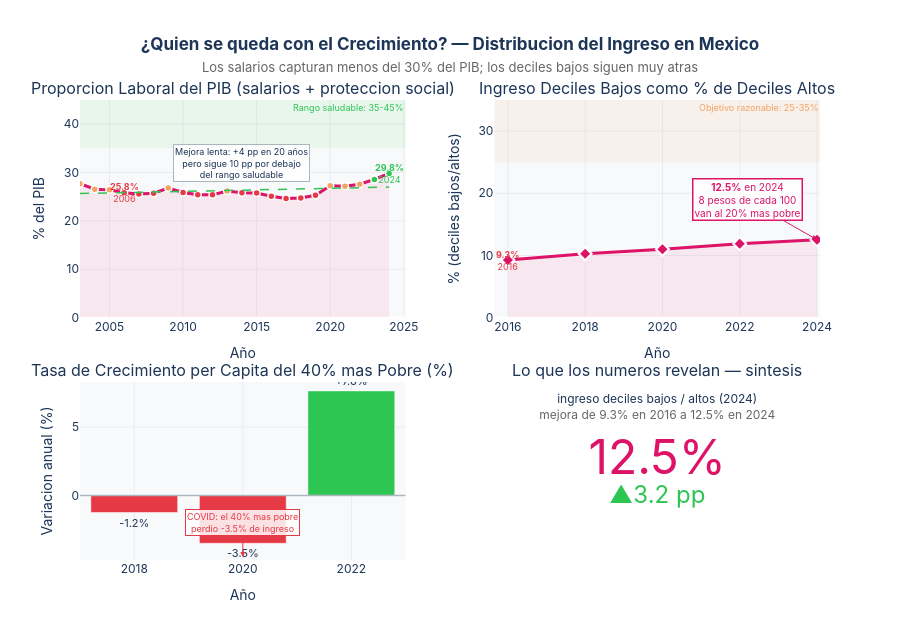

Notebook cell for this chart:
### Markdown cell above
---
## Acto III — La Brecha de Ingresos: quién se queda con el crecimiento

El ODS 10.4.1 mide qué proporción del PIB va a los trabajadores en forma de salarios.  
En México: **solo el 25-30%** del PIB llega a los trabajadores como salario.

El indicador 10N.2.1 muestra la relación de ingresos entre los **deciles más pobres y los más ricos**:  
en 2024, los dos deciles inferiores concentran apenas el **12.5%** de lo que concentran los dos superiores.

Dicho de otra forma: por cada peso que gana alguien del 20% más rico, el 20% más pobre gana **12.5 centavos**.

### Code cell
# ══════════════════════════════════════════════════════════════════════════════
# FIGURA 3 — Proporcion salarial del PIB + Ratio deciles
# ══════════════════════════════════════════════════════════════════════════════

salario_pib = get_serie('10.4.1')    # proporcion laboral del PIB
ratio_dec   = get_serie('10N.2.1')   # ratio deciles bajos/altos
crec_40     = get_serie('10.1.1.')   # crecimiento del 40% mas pobre

fig_ing = make_subplots(
    rows=2, cols=2,
    subplot_titles=[
        'Proporcion Laboral del PIB (salarios + proteccion social)',
        'Ingreso Deciles Bajos como % de Deciles Altos',
        'Tasa de Crecimiento per Capita del 40% mas Pobre (%)',
        'Lo que los numeros revelan — sintesis'
    ],
    specs=[[{'type':'xy'}, {'type':'xy'}],
           [{'type':'xy'}, {'type':'indicator'}]],
    vertical_spacing=0.14, horizontal_spacing=0.12,
    row_heights=[0.55, 0.45]
)

# ── Panel 1: Proporcion salarial del PIB ─────────────────────────────────────
sp_colors = [
    C_MEJORA if v > 28 else C_ACENTO if v > 26 else C_ALERTA
    for v in salario_pib['valor']
]
fig_ing.add_trace(go.Scatter(
    x=salario_pib['periodo'], y=salario_pib['valor'],
    mode='lines+markers',
    line=dict(color=C_ODS10, width=3),
    marker=dict(size=7, color=sp_colors, line=dict(width=1.5, color='white')),
    fill='tozeroy', fillcolor='rgba(221,19,103,0.07)',
    showlegend=False,
    hovertemplate='<b>%{x}</b><br>Prop. salarial: <b>%{y:.1f}%</b> del PIB<extra></extra>'
), row=1, col=1)

fig_ing.add_hrect(
    y0=35, y1=45, fillcolor='rgba(44,198,83,0.08)', line_width=0,
    annotation_text='Rango saludable: 35-45%',
    annotation_position='top right',
    annotation_font=dict(size=9, color=C_MEJORA), row=1, col=1
)

x_sp = np.array(salario_pib['periodo'])
y_sp = np.array(salario_pib['valor'])
m_sp, b_sp = np.polyfit(x_sp, y_sp, 1)
fig_ing.add_trace(go.Scatter(
    x=x_sp, y=m_sp*x_sp + b_sp,
    mode='lines', line=dict(color=C_MEJORA, width=1.5, dash='dash'),
    showlegend=False, hoverinfo='skip'
), row=1, col=1)

fig_ing.add_annotation(
    x=2006, y=25.8, text='<b>25.8%</b><br>2006',
    showarrow=False, font=dict(size=9, color=C_ALERTA), row=1, col=1
)
fig_ing.add_annotation(
    x=2024, y=29.8, text='<b>29.8%</b><br>2024',
    showarrow=False, font=dict(size=9, color=C_MEJORA), row=1, col=1
)
fig_ing.add_annotation(
    x=2014, y=32,
    text='Mejora lenta: +4 pp en 20 años<br>pero sigue 10 pp por debajo<br>del rango saludable',
    showarrow=False, font=dict(size=9, color=C_LINEA),
    bgcolor='rgba(255,255,255,0.85)', bordercolor='#ADB5BD', borderwidth=1,
    row=1, col=1
)

# ── Panel 2: Ratio deciles ────────────────────────────────────────────────────
fig_ing.add_trace(go.Scatter(
    x=ratio_dec['periodo'], y=ratio_dec['valor'],
    mode='lines+markers',
    line=dict(color=C_ODS10, width=3),
    marker=dict(size=10, color=C_ODS10, symbol='diamond',
                line=dict(width=2, color='white')),
    fill='tozeroy', fillcolor='rgba(221,19,103,0.07)',
    showlegend=False,
    hovertemplate='<b>%{x}</b><br>Deciles bajos/altos: <b>%{y:.1f}%</b><extra></extra>'
), row=1, col=2)

fig_ing.add_hrect(
    y0=25, y1=35, fillcolor='rgba(244,162,97,0.10)', line_width=0,
    annotation_text='Objetivo razonable: 25-35%',
    annotation_position='top right',
    annotation_font=dict(size=9, color=C_ACENTO), row=1, col=2
)
fig_ing.add_annotation(
    x=2016, y=9.26, text='<b>9.3%</b><br>2016',
    showarrow=False, font=dict(size=9, color=C_ALERTA), row=1, col=2
)
fig_ing.add_annotation(
    x=2024, y=12.53,
    text='<b>12.5%</b> en 2024<br>8 pesos de cada 100<br>van al 20% mas pobre',
    showarrow=True, arrowhead=2, arrowcolor=C_ODS10,
    ax=-70, ay=-40, font=dict(size=10, color=C_ODS10),
    bgcolor='rgba(255,255,255,0.9)', bordercolor=C_ODS10, borderwidth=1.5,
    row=1, col=2
)

# ── Panel 3: Crecimiento del 40% más pobre ────────────────────────────────────
bar_colors_c40 = [C_MEJORA if v > 0 else C_ALERTA for v in crec_40['valor']]
fig_ing.add_trace(go.Bar(
    x=crec_40['periodo'], y=crec_40['valor'],
    marker_color=bar_colors_c40,
    marker_line_color='white', marker_line_width=0.5,
    text=['{:+.1f}%'.format(v) for v in crec_40['valor']],
    textposition='outside', textfont=dict(size=11),
    showlegend=False,
    hovertemplate='<b>%{x}</b><br>Crecimiento ingreso 40% pobre: <b>%{y:+.1f}%</b><extra></extra>'
), row=2, col=1)
fig_ing.add_hline(y=0, line_width=1.5, line_color='#ADB5BD', row=2, col=1)
fig_ing.add_annotation(
    x=2020, y=-4.5,
    text='COVID: el 40% mas pobre<br>perdio -3.5% de ingreso',
    showarrow=True, arrowhead=2, arrowcolor=C_ALERTA,
    ax=0, ay=-35, font=dict(size=9, color=C_ALERTA),
    bgcolor='rgba(255,255,255,0.85)', bordercolor=C_ALERTA, borderwidth=1,
    row=2, col=1
)

# ── Panel 4: Cuadro de síntesis tipo infographic ─────────────────────────────
fig_ing.add_trace(go.Indicator(
    mode='number+delta',
    value=12.5,
    delta={'reference': 9.3, 'valueformat':'.1f', 'suffix':' pp',
           'increasing':{'color': C_MEJORA}},
    number={'suffix':'%', 'valueformat':'.1f',
            'font':{'size':48, 'color': C_ODS10}},
    title={'text': 'ingreso deciles bajos / altos (2024)<br>'
                   '<span style="font-size:12px;color:#666">'
                   'mejora de 9.3% en 2016 a 12.5% en 2024</span>'}
), row=2, col=2)

fig_ing.update_xaxes(showgrid=True, gridcolor='#E9ECEF', title_text='Año')
fig_ing.update_yaxes(showgrid=True, gridcolor='#E9ECEF')
fig_ing.update_yaxes(title_text='% del PIB', row=1, col=1)
fig_ing.update_yaxes(title_text='% (deciles bajos/altos)', row=1, col=2)
fig_ing.update_yaxes(title_text='Variacion anual (%)', row=2, col=1)

fig_ing.update_layout(
    title=dict(
        text='<b>¿Quien se queda con el Crecimiento? — Distribucion del Ingreso en Mexico</b><br>'
             '<span style="font-size:13px;color:#666;font-weight:normal">'
             'Los salarios capturan menos del 30% del PIB; los deciles bajos siguen muy atras</span>',
        x=0.5, xanchor='center'
    ),
    height=620, plot_bgcolor=C_FONDO, paper_bgcolor='white',
    font=dict(family='Inter, Arial, sans-serif', color=C_LINEA),
    margin=dict(t=100, b=60)
)
fig_ing.show()

### Figure 1 — Plotly figure (JSON) as saved in the notebook; plotly's stock layout.template omitted (floating-point values rounded to 4 significant figures)
{"data": [{"fill": "tozeroy", "fillcolor": "rgba(221,19,103,0.07)", "hovertemplate": "<b>%{x}</b><br>Prop. salarial: <b>%{y:.1f}%</b> del PIB<extra></extra>", "line": {"color": "#DD1367", "width": 3}, "marker": {"color": ["#F4A261", "#F4A261", "#F4A261", "#E63946", "#E63946", "#E63946", "#F4A261", "#E63946", "#E63946", "#E63946", "#F4A261", "#E63946", "#E63946", "#E63946", "#E63946", "#E63946", "#E63946", "#F4A261", "#F4A261", "#F4A261", "#2DC653", "#2DC653"], "line": {"color": "white", "width": 1.5}, "size": 7}, "mode": "lines+markers", "showlegend": false, "type": "scatter", "x": [2003, 2004, 2005, 2006, 2007, 2008, 2009, 2010, 2011, 2012, 2013, 2014, 2015, 2016, 2017, 2018, 2019, 2020, 2021, 2022, 2023, 2024], "xaxis": "x", "y": [27.69, 26.55, 26.41, 25.8, 25.56, 25.72, 26.79, 25.89, 25.43, 25.39, 26.17, 25.83, 25.77, 25.11, 24.62, 24.71, 25.31, 27.26, 27.15, 27.58, 28.58, 29.8], "yaxis": "y"}, {"hoverinfo": "skip", "line": {"color": "#2DC653", "dash": "dash", "width": 1.5}, "mode": "lines", "showlegend": false, "type": "scatter", "x": [2003, 2004, 2005, 2006, 2007, 2008, 2009, 2010, 2011, 2012, 2013, 2014, 2015, 2016, 2017, 2018, 2019, 2020, 2021, 2022, 2023, 2024], "xaxis": "x", "y": [25.66, 25.72, 25.79, 25.85, 25.91, 25.98, 26.04, 26.1, 26.17, 26.23, 26.29, 26.36, 26.42, 26.48, 26.55, 26.61, 26.67, 26.74, 26.8, 26.86, 26.93, 26.99], "yaxis": "y"}, {"fill": "tozeroy", "fillcolor": "rgba(221,19,103,0.07)", "hovertemplate": "<b>%{x}</b><br>Deciles bajos/altos: <b>%{y:.1f}%</b><extra></extra>", "line": {"color": "#DD1367", "width": 3}, "marker": {"color": "#DD1367", "line": {"color": "white", "width": 2}, "size": 10, "symbol": "diamond"}, "mode": "lines+markers", "showlegend": false, "type": "scatter", "x": [2016, 2018, 2020, 2022, 2024], "xaxis": "x2", "y": [9.262, 10.26, 11.0, 11.88, 12.53], "yaxis": "y2"}, {"hovertemplate": "<b>%{x}</b><br>Crecimiento ingreso 40% pobre: <b>%{y:+.1f}%</b><extra></extra>", "marker": {"color": ["#E63946", "#E63946", "#2DC653"], "line": {"color": "white", "width": 0.5}}, "showlegend": false, "text": ["-1.2%", "-3.5%", "+7.6%"], "textfont": {"size": 11}, "textposition": "outside", "type": "bar", "x": [2018, 2020, 2022], "xaxis": "x3", "y": [-1.247, -3.5, 7.641], "yaxis": "y3"}, {"delta": {"increasing": {"color": "#2DC653"}, "reference": 9.3, "suffix": " pp", "valueformat": ".1f"}, "domain": {"x": [0.56, 1], "y": [0, 0.387]}, "mode": "number+delta", "number": {"font": {"color": "#DD1367", "size": 48}, "suffix": "%", "valueformat": ".1f"}, "title": {"text": "ingreso deciles bajos / altos (2024)<br><span style=\"font-size:12px;color:#666\">mejora de 9.3% en 2016 a 12.5% en 2024</span>"}, "type": "indicator", "value": 12.5}], "layout": {"annotations": [{"font": {"size": 16}, "showarrow": false, "text": "Proporcion Laboral del PIB (salarios + proteccion social)", "x": 0.22, "xanchor": "center", "xref": "paper", "y": 1, "yanchor": "bottom", "yref": "paper"}, {"font": {"size": 16}, "showarrow": false, "text": "Ingreso Deciles Bajos como % de Deciles Altos", "x": 0.78, "xanchor": "center", "xref": "paper", "y": 1, "yanchor": "bottom", "yref": "paper"}, {"font": {"size": 16}, "showarrow": false, "text": "Tasa de Crecimiento per Capita del 40% mas Pobre (%)", "x": 0.22, "xanchor": "center", "xref": "paper", "y": 0.387, "yanchor": "bottom", "yref": "paper"}, {"font": {"size": 16}, "showarrow": false, "text": "Lo que los numeros revelan — sintesis", "x": 0.78, "xanchor": "center", "xref": "paper", "y": 0.387, "yanchor": "bottom", "yref": "paper"}, {"font": {"color": "#2DC653", "size": 9}, "showarrow": false, "text": "Rango saludable: 35-45%", "x": 1, "xanchor": "right", "xref": "x domain", "y": 45, "yanchor": "top", "yref": "y"}, {"font": {"color": "#E63946", "size": 9}, "showarrow": false, "text": "<b>25.8%</b><br>2006", "x": 2006, "xref": "x", "y": 25.8, "yref": "y"}, {"font": {"color": "#2DC653", "size": 9}, "showarrow": false, "text": "<b>29.8%</b><br>2024", "x": 2024, "xref": "x", "y": 29.8, "yref": "y"}, {"bgcolor": "rgba(255,255,255,0.85)", "bordercolor": "#ADB5BD", "borderwidth": 1, "font": {"color": "#1D3557", "size": 9}, "showarrow": false, "text": "Mejora lenta: +4 pp en 20 años<br>pero sigue 10 pp por debajo<br>del rango saludable", "x": 2014, "xref": "x", "y": 32, "yref": "y"}, {"font": {"color": "#F4A261", "size": 9}, "showarrow": false, "text": "Objetivo razonable: 25-35%", "x": 1, "xanchor": "right", "xref": "x2 domain", "y": 35, "yanchor": "top", "yref": "y2"}, {"font": {"color": "#E63946", "size": 9}, "showarrow": false, "text": "<b>9.3%</b><br>2016", "x": 2016, "xref": "x2", "y": 9.26, "yref": "y2"}, {"arrowcolor": "#DD1367", "arrowhead": 2, "ax": -70, "ay": -40, "bgcolor": "rgba(255,255,255,0.9)", "bordercolor": "#DD1367", "borderwidth": 1.5, "font": {"color": "#DD1367", "size": 10}, "showarrow": true, "text": "<b>12.5%</b> en 2024<br>8 pesos de cada 100<br>van al 20% mas pobre", "x": 2024, "xref": "x2", "y": 12.53, "yref": "y2"}, {"arrowcolor": "#E63946", "arrowhead": 2, "ax": 0, "ay": -35, "bgcolor": "rgba(255,255,255,0.85)", "bordercolor": "#E63946", "borderwidth": 1, "font": {"color": "#E63946", "size": 9}, "showarrow": true, "text": "COVID: el 40% mas pobre<br>perdio -3.5% de ingreso", "x": 2020, "xref": "x3", "y": -4.5, "yref": "y3"}], "font": {"color": "#1D3557", "family": "Inter, Arial, sans-serif"}, "height": 620, "margin": {"b": 60, "t": 100}, "paper_bgcolor": "white", "plot_bgcolor": "#F8F9FA", "shapes": [{"fillcolor": "rgba(44,198,83,0.08)", "line": {"width": 0}, "type": "rect", "x0": 0, "x1": 1, "xref": "x domain", "y0": 35, "y1": 45, "yref": "y"}, {"fillcolor": "rgba(244,162,97,0.10)", "line": {"width": 0}, "type": "rect", "x0": 0, "x1": 1, "xref": "x2 domain", "y0": 25, "y1": 35, "yref": "y2"}, {"line": {"color": "#ADB5BD", "width": 1.5}, "type": "line", "x0": 0, "x1": 1, "xref": "x3 domain", "y0": 0, "y1": 0, "yref": "y3"}], "title": {"text": "<b>¿Quien se queda con el Crecimiento? — Distribucion del Ingreso en Mexico</b><br><span style=\"font-size:13px;color:#666;font-weight:normal\">Los salarios capturan menos del 30% del PIB; los deciles bajos siguen muy atras</span>", "x": 0.5, "xanchor": "center"}, "xaxis": {"anchor": "y", "domain": [0, 0.44], "gridcolor": "#E9ECEF", "showgrid": true, "title": {"text": "Año"}}, "xaxis2": {"anchor": "y2", "domain": [0.56, 1], "gridcolor": "#E9ECEF", "showgrid": true, "title": {"text": "Año"}}, "xaxis3": {"anchor": "y3", "domain": [0, 0.44], "gridcolor": "#E9ECEF", "showgrid": true, "title": {"text": "Año"}}, "yaxis": {"anchor": "x", "domain": [0.527, 1], "gridcolor": "#E9ECEF", "showgrid": true, "title": {"text": "% del PIB"}}, "yaxis2": {"anchor": "x2", "domain": [0.527, 1], "gridcolor": "#E9ECEF", "showgrid": true, "title": {"text": "% (deciles bajos/altos)"}}, "yaxis3": {"anchor": "x3", "domain": [0, 0.387], "gridcolor": "#E9ECEF", "showgrid": true, "title": {"text": "Variacion anual (%)"}}}}
